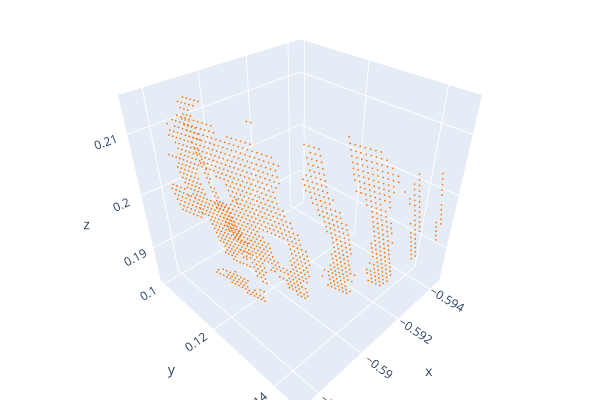

The notebook cell this image was saved under:
### Code cell
pcd_plane_base = transform_pcd_cam2base(pcd_plane, cam2base_path)
pcd_plane_base.paint_uniform_color(base_pcd_color) 
o3d.visualization.draw_plotly([pcd_plane_base])

### Figure 1 — Plotly figure (JSON) as saved in the notebook; plotly's stock layout.template omitted (floating-point values rounded to 4 significant figures; data arrays with more than 128 entries replaced by an {"elided": "..."} marker saying what was removed)
{"data": [{"marker": {"color": {"elided": "1251x3 float values"}, "size": 1}, "mode": "markers", "type": "scatter3d", "x": {"elided": "1251 float values"}, "y": {"elided": "1251 float values"}, "z": {"elided": "1251 float values"}}], "layout": {"height": 400, "margin": {"b": 0, "l": 0, "r": 0, "t": 0}, "scene": {"camera": {"center": {"x": 0, "y": 0, "z": 0}, "up": {"x": 0, "y": 0, "z": 1}}}, "showlegend": false, "width": 600}}
